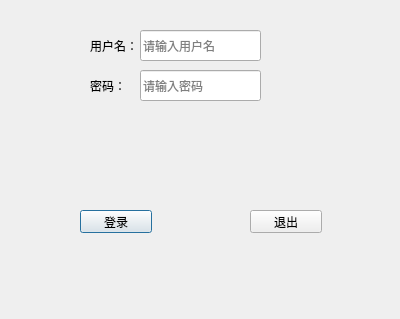
<?xml version="1.0" encoding="UTF-8"?>
<ui version="4.0">
 <class>LoginDlg</class>
 <widget class="QDialog" name="LoginDlg">
  <property name="geometry">
   <rect>
    <x>0</x>
    <y>0</y>
    <width>400</width>
    <height>319</height>
   </rect>
  </property>
  <property name="windowTitle">
   <string>Dialog</string>
  </property>
  <widget class="QPushButton" name="loginBtn">
   <property name="geometry">
    <rect>
     <x>80</x>
     <y>210</y>
     <width>72</width>
     <height>23</height>
    </rect>
   </property>
   <property name="text">
    <string>登录</string>
   </property>
  </widget>
  <widget class="QLabel" name="label">
   <property name="geometry">
    <rect>
     <x>90</x>
     <y>40</y>
     <width>54</width>
     <height>12</height>
    </rect>
   </property>
   <property name="text">
    <string>用户名：</string>
   </property>
  </widget>
  <widget class="QLineEdit" name="usrLineEdit">
   <property name="geometry">
    <rect>
     <x>140</x>
     <y>30</y>
     <width>121</width>
     <height>31</height>
    </rect>
   </property>
   <property name="placeholderText">
    <string>请输入用户名</string>
   </property>
  </widget>
  <widget class="QLabel" name="label_2">
   <property name="geometry">
    <rect>
     <x>90</x>
     <y>80</y>
     <width>54</width>
     <height>12</height>
    </rect>
   </property>
   <property name="text">
    <string>密码：</string>
   </property>
  </widget>
  <widget class="QLineEdit" name="pwdLineEdit">
   <property name="geometry">
    <rect>
     <x>140</x>
     <y>70</y>
     <width>121</width>
     <height>31</height>
    </rect>
   </property>
   <property name="echoMode">
    <enum>QLineEdit::Password</enum>
   </property>
   <property name="placeholderText">
    <string>请输入密码</string>
   </property>
  </widget>
  <widget class="QPushButton" name="exitBtn">
   <property name="geometry">
    <rect>
     <x>250</x>
     <y>210</y>
     <width>72</width>
     <height>23</height>
    </rect>
   </property>
   <property name="text">
    <string>退出</string>
   </property>
  </widget>
 </widget>
 <resources/>
 <connections>
  <connection>
   <sender>exitBtn</sender>
   <signal>clicked()</signal>
   <receiver>LoginDlg</receiver>
   <slot>close()</slot>
   <hints>
    <hint type="sourcelabel">
     <x>285</x>
     <y>221</y>
    </hint>
    <hint type="destinationlabel">
     <x>199</x>
     <y>149</y>
    </hint>
   </hints>
  </connection>
 </connections>
</ui>
